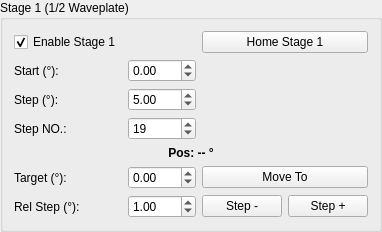
           <widget class="QGroupBox" name="grp_stage1">
            <property name="title">
             <string>Stage 1 (1/2 Waveplate)</string>
            </property>
            <layout class="QGridLayout" name="grid_s1">
             <item row="0" column="0">
              <widget class="QCheckBox" name="chk_stage1_enable">
               <property name="text">
                <string>Enable Stage 1</string>
               </property>
               <property name="checked">
                <bool>true</bool>
               </property>
              </widget>
             </item>
             <item row="0" column="1">
              <widget class="LedIndicator" name="led_stage1" native="true"/>
             </item>
             <item row="0" column="3" colspan="2">
              <widget class="QPushButton" name="btn_home_stage1">
               <property name="text">
                <string>Home Stage 1</string>
               </property>
              </widget>
             </item>

             <item row="1" column="0">
              <widget class="QLabel" name="lbl_s1_start">
               <property name="text">
                <string>Start (°):</string>
               </property>
              </widget>
             </item>
             <item row="1" column="1" colspan="2">
              <widget class="QDoubleSpinBox" name="spin_stage1_start">
               <property name="decimals">
                <number>2</number>
               </property>
               <property name="minimum">
                <double>-360.0</double>
               </property>
               <property name="maximum">
                <double>360.0</double>
               </property>
               <property name="value">
                <double>0.0</double>
               </property>
              </widget>
             </item>

             <item row="2" column="0">
              <widget class="QLabel" name="lbl_s1_step">
               <property name="text">
                <string>Step (°):</string>
               </property>
              </widget>
             </item>
             <item row="2" column="1" colspan="2">
              <widget class="QDoubleSpinBox" name="spin_stage1_step">
               <property name="decimals">
                <number>2</number>
               </property>
               <property name="minimum">
                <double>-360.0</double>
               </property>
               <property name="maximum">
                <double>360.0</double>
               </property>
               <property name="value">
                <double>5.0</double>
               </property>
              </widget>
             </item>

             <item row="3" column="0">
              <widget class="QLabel" name="lbl_s1_no">
               <property name="text">
                <string>Step NO.:</string>
               </property>
              </widget>
             </item>
             <item row="3" column="1" colspan="2">
              <widget class="QSpinBox" name="spin_stage1_no">
               <property name="minimum">
                <number>1</number>
               </property>
               <property name="maximum">
                <number>10000</number>
               </property>
               <property name="value">
                <number>19</number>
               </property>
              </widget>
             </item>

             <item row="4" column="0" colspan="5">
              <widget class="QLabel" name="lbl_stage1_pos">
               <property name="font">
                <font>
                 <bold>true</bold>
                </font>
               </property>
               <property name="text">
                <string>Pos: -- °</string>
               </property>
               <property name="alignment">
                <set>Qt::AlignCenter</set>
               </property>
              </widget>
             </item>

             <item row="5" column="0">
              <widget class="QLabel" name="lbl_s1_goto">
               <property name="text">
                <string>Target (°):</string>
               </property>
              </widget>
             </item>
             <item row="5" column="1" colspan="2">
              <widget class="QDoubleSpinBox" name="spin_stage1_goto">
               <property name="decimals">
                <number>2</number>
               </property>
               <property name="minimum">
                <double>-360.0</double>
               </property>
               <property name="maximum">
                <double>360.0</double>
               </property>
              </widget>
             </item>
             <item row="5" column="3" colspan="2">
              <widget class="QPushButton" name="btn_stage1_goto">
               <property name="text">
                <string>Move To</string>
               </property>
              </widget>
             </item>

             <item row="6" column="0">
              <widget class="QLabel" name="lbl_s1_rel">
               <property name="text">
                <string>Rel Step (°):</string>
               </property>
              </widget>
             </item>
             <item row="6" column="1" colspan="2">
              <widget class="QDoubleSpinBox" name="spin_stage1_rel">
               <property name="decimals">
                <number>2</number>
               </property>
               <property name="value">
                <double>1.0</double>
               </property>
              </widget>
             </item>
             <item row="6" column="3">
              <widget class="QPushButton" name="btn_stage1_step_minus">
               <property name="text">
                <string>Step -</string>
               </property>
              </widget>
             </item>
             <item row="6" column="4">
              <widget class="QPushButton" name="btn_stage1_step_plus">
               <property name="text">
                <string>Step +</string>
               </property>
              </widget>
             </item>
            </layout>
           </widget>
